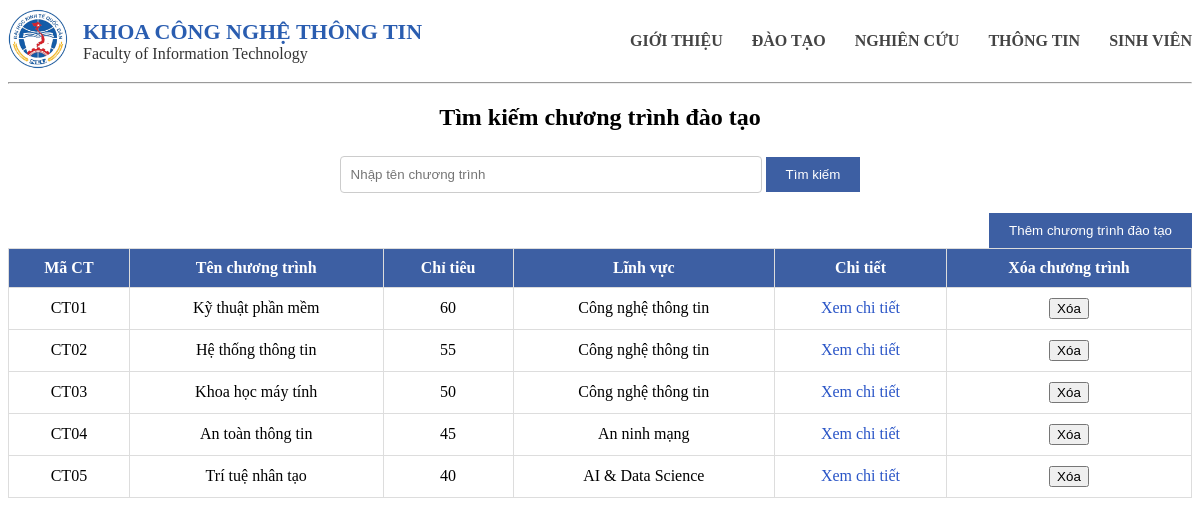
The page / on the database its author committed.
### tables this page shows
CREATE TABLE "chuongtrinh" (
	"mact"	TEXT NOT NULL UNIQUE,
	"tenct"	TEXT NOT NULL,
	"chitieu"	INTEGER NOT NULL,
	"linhvuc"	TEXT NOT NULL,
	PRIMARY KEY("mact")
);

### main.py (the view)
@app.route("/")
def search():
    keyword = request.args.get("keyword", "").strip().lower()
    conn = get_db()
    cur = conn.cursor()
    if keyword:
        cur.execute("""
            SELECT * FROM chuongtrinh
            WHERE LOWER(tenct) LIKE ?
            OR LOWER(mact) LIKE ?
            OR LOWER(linhvuc) LIKE ?
        """, (f"%{keyword}%", f"%{keyword}%", f"%{keyword}%"))
    else:
        cur.execute("SELECT * FROM chuongtrinh")
    data = cur.fetchall()
    conn.close()
    return render_template("search.html", data=data)

### main.py (called while the page is built)
def get_db():
    conn = sqlite3.connect("database.db")
    conn.row_factory = sqlite3.Row
    return conn

### templates/search.html (shortened to what this page needs)
{% extends "base.html" %}
{% block content %}
<div class="container">
    <h2>Tìm kiếm chương trình đào tạo</h2>
    <div class="search-box">
        <form method="GET">
            <input type="text" name="keyword" placeholder="Nhập tên chương trình" value="{{ request.args.get('keyword','') }}">
            <button class="search-btn" type="submit">Tìm kiếm</button>
        </form>
        <a href="{{ url_for('add_program') }}">
            <button type="button" class="add">Thêm chương trình đào tạo</button>
        </a>
    </div>
    <table>
        <thead>
            <tr>
                <th>Mã CT</th>
                <th>Tên chương trình</th>
                <th>Chỉ tiêu</th>
                <th>Lĩnh vực</th>
                <th>Chi tiết</th>
                <th>Xóa chương trình</th>
            </tr>
        </thead>
        <tbody>
            {% for ct in data %}
            <tr>
                <td>{{ ct.mact }}</td>
                <td>{{ ct.tenct }}</td>
                <td>{{ ct.chitieu }}</td>
                <td>{{ ct.linhvuc }}</td>
                <td>
                    <a href="{{ url_for('detail', mact=ct.mact) }}">Xem chi tiết</a>
                </td>
                <td>
                    <button onclick="confirmDelete('{{ ct.mact }}', '{{ ct.tenct }}')" class="delete-btn">
                        Xóa
                    </button>
                </td>
            </tr>
            {% endfor %}
        </tbody>
    </table>
</div>
{% endblock %}

### static/styles.css (style rules this page uses)
h2 { text-align:center; margin-bottom:20px; }
input, select { width:100%; padding:10px; margin-top:5px; border:1px solid #ccc; border-radius:4px; }
table { width:100%; border-collapse:collapse; margin-top:20px; }
th { background:#3d5fa3; color:white; padding:10px; }
td { padding:10px; border:1px solid #ddd; text-align:center; }
a { color:#2a55c7; text-decoration:none; }
.add { margin-top:20px; padding:10px 20px; background:#3d5fa3; color:white; border:none; float:right; }
table { width:100%; border-collapse:collapse; margin-top:30px; }
th { background:#3d5fa3; color:white; padding:10px; border:1px solid #dcdcdc; }
td { padding:10px; border:1px solid #dcdcdc; text-align:center; }
h2 { text-align:center; }
.search-box { margin-top:20px; text-align:center; }
input[type=text] { width:400px; padding:10px; }
.search-btn { padding:10px 20px; background:#3d5fa3; color:white; border:none; }

### rows shown on the page
chuongtrinh: mact "CT01", tenct "Kỹ thuật phần mềm", chitieu "60", linhvuc "Công nghệ thông tin"
chuongtrinh: mact "CT02", tenct "Hệ thống thông tin", chitieu "55", linhvuc "Công nghệ thông tin"
chuongtrinh: mact "CT03", tenct "Khoa học máy tính", chitieu "50", linhvuc "Công nghệ thông tin"
chuongtrinh: mact "CT04", tenct "An toàn thông tin", chitieu "45", linhvuc "An ninh mạng"
chuongtrinh: mact "CT05", tenct "Trí tuệ nhân tạo", chitieu "40", linhvuc "AI & Data Science"
